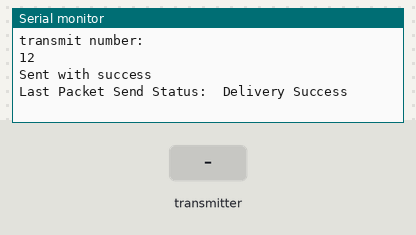
This sketch was run on a simulated ESP32. On the bench: the last lines printed to the serial monitor. The inputs (shaded band) are chosen by the test bench. Random numbers use the default seed unless the sketch sets one.

Above: at 1.2 s.
1.3 s: the transmitter starts sending a = 0
At 1.61 s:
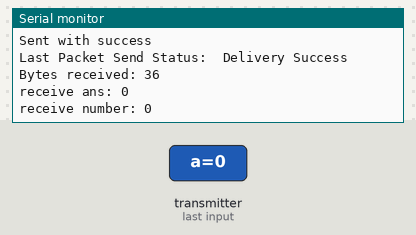
2.8 s: the transmitter starts sending b = 1024
At 3.11 s:
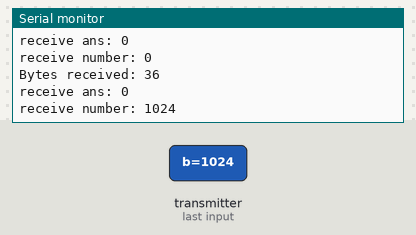
4.3 s: the transmitter starts sending a = 1
5.8 s: the transmitter starts sending b = 2048
At 6.61 s:
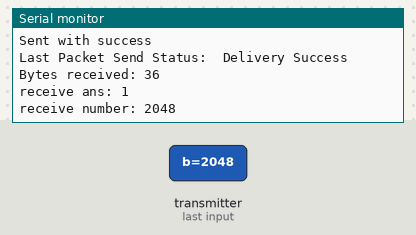
Timing chart, 0 to 8.3 s (numbered marks = the images above; inputs shaded):
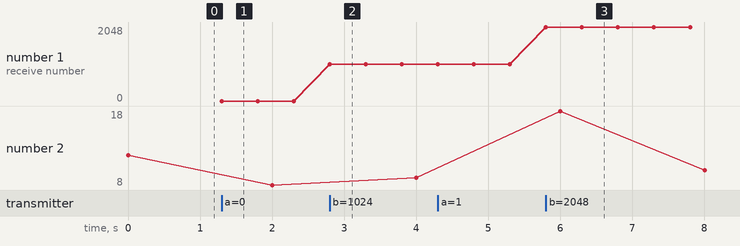

Measured:
- after the input at 1.3 s, the serial monitor: prints a new line at once (image 1)
- after the input at 2.8 s, the serial monitor: prints a new line at once (image 2)
- after the input at 5.8 s, the serial monitor: prints a new line at once (image 3)
- plotted number 1: 0 → 1024 after the input at 2.8 s, 1024 → 2048 after the input at 5.8 s

The sketch:

transmitter_two_way.ino
```cpp
// (licence header left out)
//TRANSMITTER
#include <esp_now.h>
#include <WiFi.h>

// REPLACE WITH YOUR RECEIVER MAC Address
uint8_t broadcastAddress[] = {0x58, 0xBF, 0x25, 0x82, 0x85, 0xC0};

// Structure example to send data
// Must match the receiver structure
typedef struct struct_message {
  char a[32];
  int b;
} struct_message;

// Create a struct_message for transmit and storing data
struct_message txdata;
struct_message rxdata;

// callback when data is sent
void OnDataSent(const uint8_t *mac_addr, esp_now_send_status_t status) {
  Serial.print("\r\nLast Packet Send Status:\t");
  Serial.println(status == ESP_NOW_SEND_SUCCESS ? "Delivery Success" : "Delivery Fail");
}


void OnDataRecv(const uint8_t * mac, const uint8_t *incomingData, int len) {
  memcpy(&rxdata, incomingData, sizeof(rxdata));

  Serial.print("Bytes received: ");
  Serial.println(len);
  Serial.print("receive ans: ");
  Serial.println(rxdata.a);
  Serial.print("receive number: ");
  Serial.println(rxdata.b);
  Serial.println();
}


void setup() {
  // Init Serial Monitor
  Serial.begin(115200);

  // Set device as a Wi-Fi Station
  WiFi.mode(WIFI_STA);

  // Init ESP-NOW
  if (esp_now_init() != ESP_OK) {
    Serial.println("Error initializing ESP-NOW");
    return;
  }

  // Once ESPNow is successfully Init, we will register for Send CB to
  // get the status of Trasnmitted packet
  esp_now_register_send_cb(OnDataSent);

  // Register peer
  esp_now_peer_info_t peerInfo;
  memcpy(peerInfo.peer_addr, broadcastAddress, 6);
  peerInfo.channel = 0;
  peerInfo.encrypt = false;

  // Add peer
  if (esp_now_add_peer(&peerInfo) != ESP_OK){
    Serial.println("Failed to add peer");
    return;
  }

  // call back for data receive
  esp_now_register_recv_cb(OnDataRecv);


}

void loop() {
  // Set values to send
  strcpy(txdata.a, "WHAT IS YOUR NAME");
  txdata.b = random(1,20);
  Serial.println("transmit number:");
  Serial.println(txdata.b);

  // Send message via ESP-NOW
  esp_err_t result = esp_now_send(broadcastAddress, (uint8_t *) &txdata, sizeof(txdata));

  if (result == ESP_OK) {
    Serial.println("Sent with success");
  }
  else {
    Serial.println("Error sending the data");
  }
  delay(2000);
}
```
